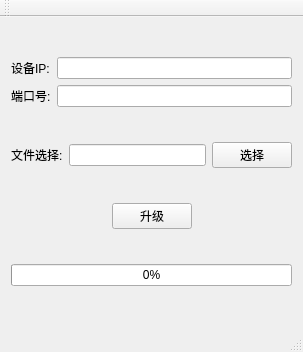
<?xml version="1.0" encoding="UTF-8"?>
<ui version="4.0">
 <class>MainWindow</class>
 <widget class="QMainWindow" name="MainWindow">
  <property name="geometry">
   <rect>
    <x>0</x>
    <y>0</y>
    <width>303</width>
    <height>352</height>
   </rect>
  </property>
  <property name="windowTitle">
   <string>MainWindow</string>
  </property>
  <widget class="QWidget" name="centralWidget">
   <layout class="QHBoxLayout" name="horizontalLayout_2">
    <item>
     <layout class="QVBoxLayout" name="verticalLayout">
      <item>
       <layout class="QGridLayout" name="gridLayout">
        <item row="2" column="0">
         <widget class="QLabel" name="label_2">
          <property name="text">
           <string>端口号:</string>
          </property>
         </widget>
        </item>
        <item row="2" column="1">
         <widget class="QLineEdit" name="portInput"/>
        </item>
        <item row="0" column="0">
         <widget class="QLabel" name="label">
          <property name="text">
           <string>设备IP:</string>
          </property>
         </widget>
        </item>
        <item row="0" column="1">
         <widget class="QLineEdit" name="ipInput"/>
        </item>
       </layout>
      </item>
      <item>
       <layout class="QHBoxLayout" name="horizontalLayout">
        <item>
         <widget class="QLabel" name="label_3">
          <property name="text">
           <string>文件选择:</string>
          </property>
         </widget>
        </item>
        <item>
         <widget class="QLineEdit" name="fileInput"/>
        </item>
        <item>
         <widget class="QPushButton" name="chooseBtn">
          <property name="text">
           <string>选择</string>
          </property>
         </widget>
        </item>
       </layout>
      </item>
      <item>
       <layout class="QGridLayout" name="gridLayout_2">
        <item row="0" column="0">
         <spacer name="horizontalSpacer">
          <property name="orientation">
           <enum>Qt::Horizontal</enum>
          </property>
          <property name="sizeHint" stdset="0">
           <size>
            <width>40</width>
            <height>20</height>
           </size>
          </property>
         </spacer>
        </item>
        <item row="0" column="1">
         <widget class="QPushButton" name="uploadBtn">
          <property name="text">
           <string>升级</string>
          </property>
         </widget>
        </item>
        <item row="0" column="2">
         <spacer name="horizontalSpacer_2">
          <property name="orientation">
           <enum>Qt::Horizontal</enum>
          </property>
          <property name="sizeHint" stdset="0">
           <size>
            <width>40</width>
            <height>20</height>
           </size>
          </property>
         </spacer>
        </item>
       </layout>
      </item>
      <item>
       <widget class="QProgressBar" name="uploadProgress">
        <property name="value">
         <number>0</number>
        </property>
       </widget>
      </item>
     </layout>
    </item>
   </layout>
  </widget>
  <widget class="QMenuBar" name="menuBar">
   <property name="geometry">
    <rect>
     <x>0</x>
     <y>0</y>
     <width>303</width>
     <height>22</height>
    </rect>
   </property>
  </widget>
  <widget class="QToolBar" name="mainToolBar">
   <attribute name="toolBarArea">
    <enum>TopToolBarArea</enum>
   </attribute>
   <attribute name="toolBarBreak">
    <bool>false</bool>
   </attribute>
  </widget>
  <widget class="QStatusBar" name="statusBar"/>
 </widget>
 <layoutdefault spacing="6" margin="11"/>
 <resources/>
 <connections/>
</ui>
